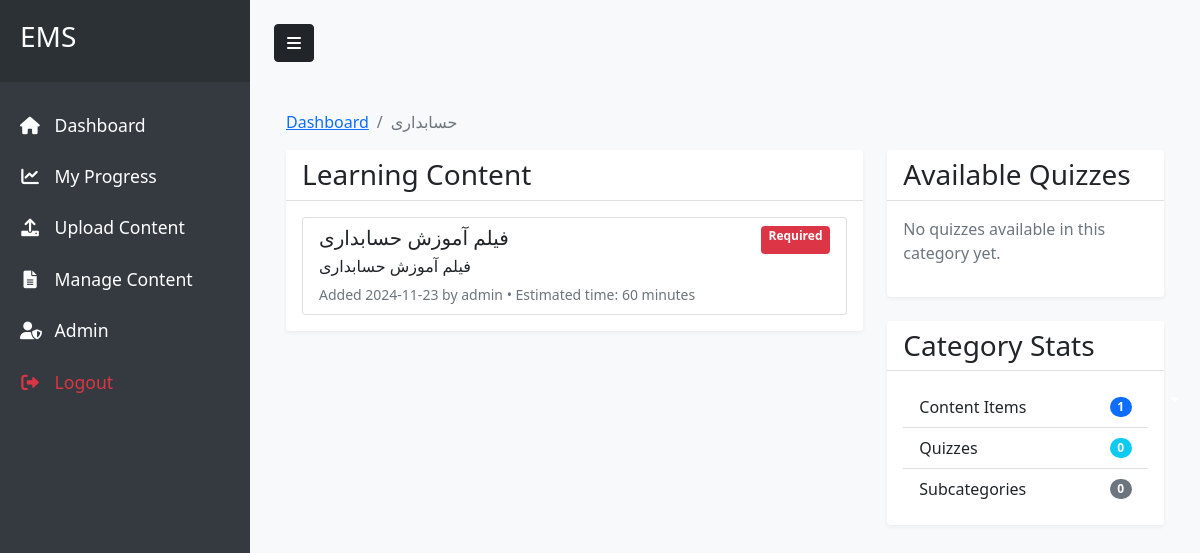
The app's page /category/1 (signed in) with its own data.
### run.py (models this page shows, shortened)
class Category(db.Model):
    id = db.Column(db.Integer, primary_key=True)
    name = db.Column(db.String(100), nullable=False)
    description = db.Column(db.Text)
    parent_id = db.Column(db.Integer, db.ForeignKey('category.id'))
    contents = db.relationship('Content', back_populates='category', lazy=True)
    supervisors = db.relationship('User', secondary='category_supervisors',
        back_populates='supervised_categories')
    subcategories = db.relationship(
        'Category',
        backref=db.backref('parent', remote_side=[id]),
        lazy=True
    )
    quizzes = db.relationship('Quiz', back_populates='category', lazy=True)

class Content(db.Model):
    id = db.Column(db.Integer, primary_key=True)
    title = db.Column(db.String(200), nullable=False)
    description = db.Column(db.Text)
    filename = db.Column(db.String(255), nullable=False)
    file_type = db.Column(db.String(10), nullable=False)
    upload_date = db.Column(db.DateTime, nullable=False, default=datetime.utcnow)
    category_id = db.Column(db.Integer, db.ForeignKey('category.id'), nullable=False)
    user_id = db.Column(db.Integer, db.ForeignKey('user.id'), nullable=False)
    views = db.Column(db.Integer, default=0)
    completion_time = db.Column(db.Integer, default=0)  # Estimated completion time in minutes
    required = db.Column(db.Boolean, default=False)  # Is this content mandatory?
    author = db.relationship('User', back_populates='contents')
    category = db.relationship('Category', back_populates='contents')
    progress_records = db.relationship('UserProgress', back_populates='content', lazy=True)

class User(UserMixin, db.Model):
    id = db.Column(db.Integer, primary_key=True)
    username = db.Column(db.String(80), unique=True, nullable=False)
    email = db.Column(db.String(120), unique=True, nullable=False)
    password_hash = db.Column(db.String(128))
    role = db.Column(db.String(20), nullable=False, default=ROLE_EMPLOYEE)
    is_active = db.Column(db.Boolean, default=True)
    created_at = db.Column(db.DateTime, default=datetime.utcnow)
    team_id = db.Column(db.Integer, db.ForeignKey('team.id'))
    team = db.relationship('Team', back_populates='members')
    contents = db.relationship('Content', back_populates='author', lazy=True)
    supervised_categories = db.relationship('Category', secondary='category_supervisors',
        back_populates='supervisors')
    progress_items = db.relationship('UserProgress', back_populates='user', lazy=True)
    quiz_scores = db.relationship('QuizAttempt', back_populates='user', lazy=True)
    created_quizzes = db.relationship('Quiz', back_populates='creator', lazy=True)
    def is_admin(self):
        return self.role == ROLE_ADMIN
    def is_supervisor(self):
        return self.role == ROLE_SUPERVISOR

### run.py (the view)
@app.route('/category/<int:category_id>')
@login_required
def category(category_id):
    category = Category.query.get_or_404(category_id)
    return render_template('category.html', category=category)

### run.py (called while the page is built)
@login_manager.user_loader
def load_user(user_id):
    return User.query.get(int(user_id))

### templates/category.html (shortened to what this page needs)
{% extends "base.html" %}
{% block content %}
<div class="container mt-4">
    <nav aria-label="breadcrumb">
        <ol class="breadcrumb">
            <li class="breadcrumb-item"><a href="{{ url_for('dashboard') }}">Dashboard</a></li>
            <li class="breadcrumb-item active">{{ category.name }}</li>
        </ol>
    </nav>
    <div class="row">
        <div class="col-md-8">
            <div class="card">
                <div class="card-header">
                    <h3 class="card-title mb-0">Learning Content</h3>
                </div>
                <div class="card-body">
                    {% if category.contents %}
                    <div class="list-group">
                        {% for content in category.contents %}
                        <a href="{{ url_for('view_content', content_id=content.id) }}" class="list-group-item list-group-item-action">
                            <div class="d-flex w-100 justify-content-between">
                                <h5 class="mb-1">{{ content.title }}</h5>
                                {% if content.required %}
                                <span class="badge bg-danger">Required</span>
                                {% endif %}
                            </div>
                            {% if content.description %}
                            <p class="mb-1">{{ content.description }}</p>
                            {% endif %}
                            <small class="text-muted">
                                Added {{ content.upload_date.strftime('%Y-%m-%d') }} by {{ content.author.username }}
                                {% if content.completion_time %}
                                • Estimated time: {{ content.completion_time }} minutes
                                {% endif %}
                            </small>
                        </a>
                        {% endfor %}
                    </div>
                    {% else %}
                    <p class="text-muted">No content available in this category yet.</p>
                    {% endif %}
                </div>
            </div>
        </div>
        <div class="col-md-4">
            <div class="card mb-4">
                <div class="card-header">
                    <h3 class="card-title mb-0">Available Quizzes</h3>
                </div>
                <div class="card-body">
                    {% if category.quizzes %}
                    <div class="list-group">
                        {% for quiz in category.quizzes %}
                        <a href="{{ url_for('take_quiz_standalone', quiz_id=quiz.id) }}" class="list-group-item list-group-item-action">
                            <div class="d-flex w-100 justify-content-between">
                                <h5 class="mb-1">{{ quiz.title }}</h5>
                                {% set user_attempts = quiz.attempts|selectattr('user_id', 'equalto', current_user.id)|list %}
                                {% if user_attempts %}
                                    {% set latest_attempt = user_attempts|sort(attribute='completed_at')|last %}
                                    {% if latest_attempt.passed %}
                                    <span class="badge bg-success">Passed</span>
                                    {% else %}
                                    <span class="badge bg-warning">Attempted</span>
                                    {% endif %}
                                {% endif %}
                            </div>
                            {% if quiz.description %}
                            <p class="mb-1">{{ quiz.description }}</p>
                            {% endif %}
                            <small class="text-muted">
                                Passing score: {{ quiz.passing_score }}%
                                {% if user_attempts %}
                                • Last attempt: {{ latest_attempt.score|round(1) }}%
                                {% endif %}
                            </small>
                        </a>
                        {% endfor %}
                    </div>
                    {% else %}
                    <p class="text-muted">No quizzes available in this category yet.</p>
                    {% endif %}
                </div>
            </div>
            <div class="card">
                <div class="card-header">
                    <h3 class="card-title mb-0">Category Stats</h3>
                </div>
                <div class="card-body">
                    <ul class="list-group list-group-flush">
                        <li class="list-group-item d-flex justify-content-between align-items-center">
                            Content Items
                            <span class="badge bg-primary rounded-pill">{{ category.contents|length }}</span>
                        </li>
                        <li class="list-group-item d-flex justify-content-between align-items-center">
                            Quizzes
                            <span class="badge bg-info rounded-pill">{{ category.quizzes|length }}</span>
                        </li>
                        <li class="list-group-item d-flex justify-content-between align-items-center">
                            Subcategories
                            <span class="badge bg-secondary rounded-pill">{{ category.subcategories|length }}</span>
                        </li>
                    </ul>
                </div>
            </div>
        </div>
    </div>
</div>
{% endblock %}

### static/css/style.css (style rules this page uses)
body { background-color: #f8f9fa; }
.card { box-shadow: 0 2px 4px rgba(0,0,0,.05); border: none; margin-bottom: 1rem; }
.card-header { background-color: #fff; border-bottom: 1px solid rgba(0,0,0,.125); }

### records on screen
Category: name "حسابداری"
Content: title "فیلم آموزش حسابداری", required "Required", description "فیلم آموزش حسابداری", upload_date "2024-11-23", author.username "admin", completion_time "60"

### other values on screen
{{ category.contents|length }} "1"
{{ category.quizzes|length }} "0"
{{ category.subcategories|length }} "0"
